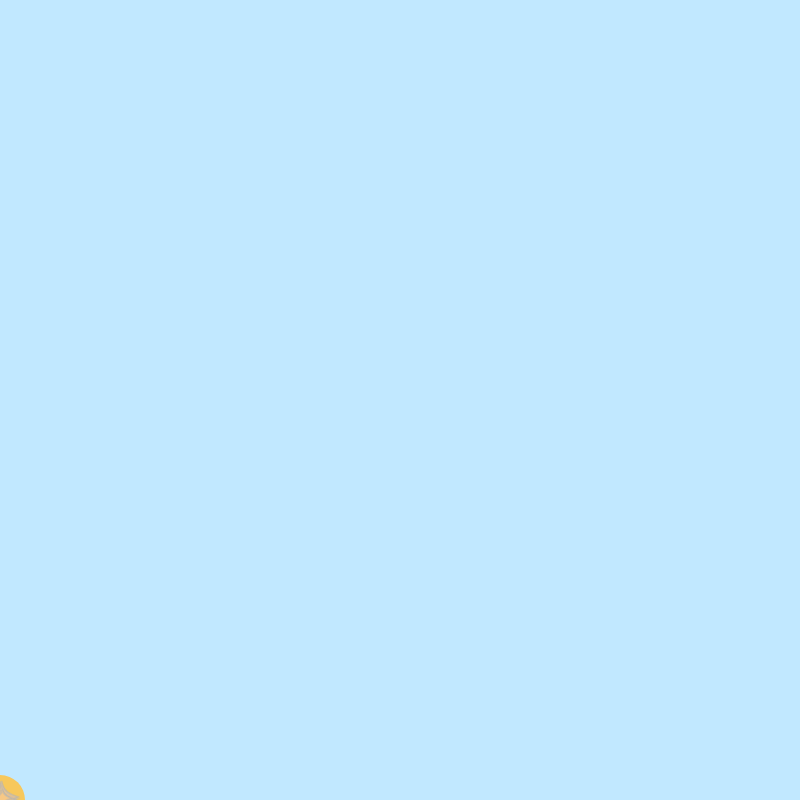
Frame 1 (no input)
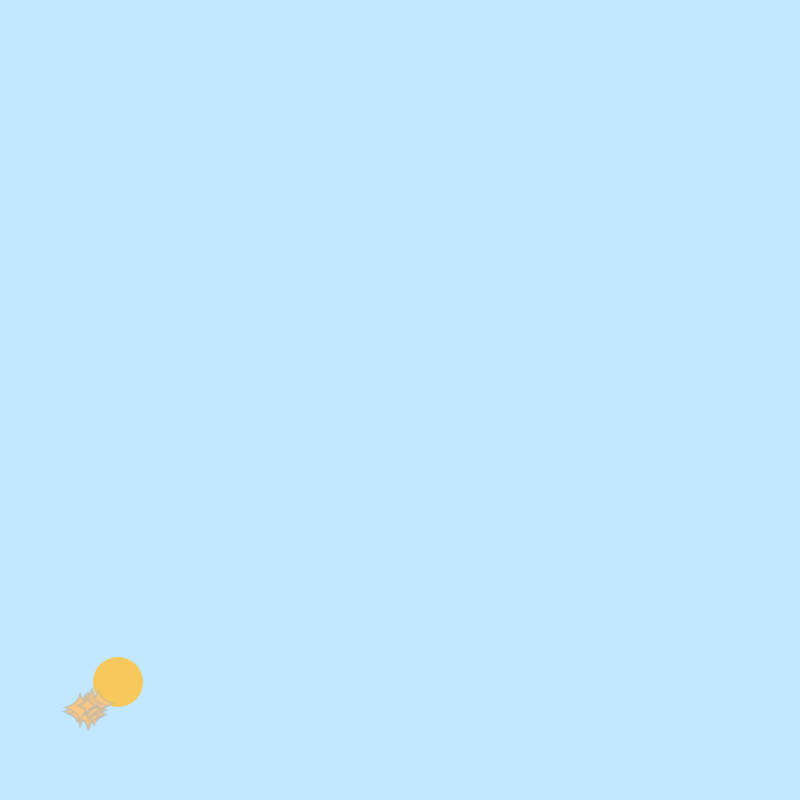
Frame 60 (no input)
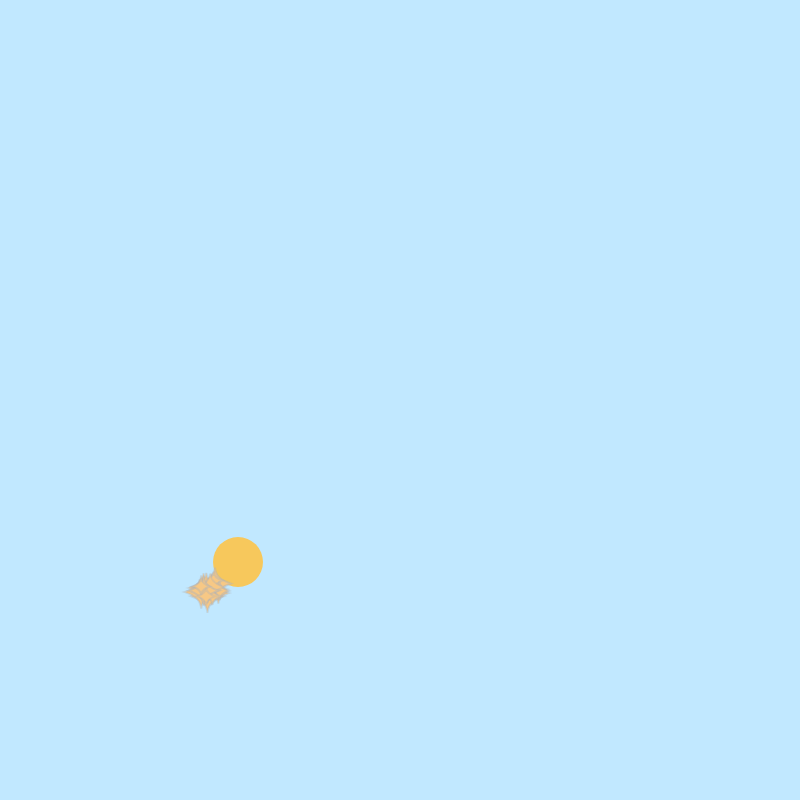
Frame 120 (the mouse pressed at the canvas centre since frame 60)

The p5.js sketch that drew these frames (run headless with seeded random() and noise() and a simulated clock; from frame 60 on, the mouse is pressed at the canvas centre):

// p5.js sketch
// ── sketch.js
// Scene states
let grow = 0;
let smile = 1;
let brush = 2;
let sun = 3;
let moon = 4;
let stars = 5;
let state = grow;

// Background color palettes
let skies = ['#C1E8FF', '#7DA0CA', "#5483B3", '#052659', '#021024', '#040622'];
let sunset = ["#052659", "#4B4D60", "#FD5E53", "#FC9C54"]; 

// Scene 1 variables
let x, y;
let size = 50;
let growing = false;
let growStars = [];

// Scene 2 variables
let eyeW = 0; 
let eyeH = 0; 
let mouthW= 0; 
let mouthH = 0; 
let smileTimer = 0; 
let sparkles = [];

// Scene 3 variables
let cleanLevel = 120;
let clean = false; 
let cleanTimer = 0; 

// Scene 4 variables
let auraLevel = 0, skyT = 0;
let sunY;
let sunTrail = [];
let phase = 0; 

// Scene 5 variables
let mooncolor;  // will initialize in setup()
let shrinking = false;
let moonX, moonY, moonSize;
let moonStreaks = [];
// Scene 6 variables
let nightStars = [];

// Global face instance
let face; 

function setup() {
  createCanvas(800, 800);
  x = 0;
  y = height;
  sunY = height / 2;
  mooncolor = color(220, 220, 220);
  moonX = width / 2;
  moonY = height / 2;
  moonSize = 500;
  face = new Face(width / 2, height / 2, 500);
  for (let i = 0; i < 20; i++) {
    growStars.push(new Star(x, y, random(8, 18), color(247, 200, 133)));
  }
}

function draw() {
  if (state == grow){scene1();} 
  else if (state == smile){scene2();} 
  else if (state == brush){scene3();} 
  else if (state == sun){scene4();} 
  else if (state == moon){scene5();}
  else if (state == stars){
    if (nightStars.length === 0){
      for (let i = 0; i < 80; i++){nightStars.push(new Star(random(width), random(height), random(8, 20)));}
    }
    scene6();
  }
}
function scene1(){
  //sun base
  background(skies[grow]);
  fill(247, 200, 92);
  noStroke();
  ellipse(x, y, size, size);
  //moving sun with sparkles trails 
  if (!growing) {
    x += 2;
    y -= 2;     
  for (let s of growStars){
  s.x = lerp(s.x, x + random(-50, 50), 0.06);
  s.y = lerp(s.y, y + random(-50, 50), 0.06);
  s.display();
}
    if (dist(x, y, width/2, height/2) < 5) {growing = true;}} 
    else {if (size < 500) { size += 3;}}
    if (size >= 500){state = smile;}
}
function scene2(){
  background(skies[smile]);
// face mvements + variables
  face.display();
  face.open();
  eyeW = face.eyeW;
  eyeH = face.eyeH;
  mouthW = face.mouthW;
  mouthH = face.mouthH;
// once the face is open, show sparkles
  if (face.isOpenComplete()){
    if (sparkles.length === 0){
      for (let i = 0; i < 12; i++){
        sparkles.push(new Star( width/2 + random(-250, 250),height/2 + random(-250, 250), random(10, 25),color(247,200,150)));
      }
    }
    for (let s of sparkles){
      s.display();
    }
   //let it last a while
    smileTimer++;
    if (smileTimer > 90){
      sparkles = [];     
      smileTimer = 0;
      state = brush;
    }
  }
}
function scene3(){
  background(skies[brush]);
  face.display();

  //Creating a toothbrush-like cursor
  push();
  translate(mouseX, mouseY);
  rotate(-0.2);
  noStroke();
  fill(44, 104, 123);
  rectMode(CENTER);
  rect(0, 0, 80, 80);
  rectMode(CORNER);
  rect(40, -25, 160, 50);
  fill(200);
  rect(200, -25, 40, 50);
  fill(255);
  for (let i = 0; i < 5; i++) {rect(205 + i * 6, -25, 3, 20);}
  pop();
  let brushTipX = mouseX + 220;
  let brushTipY = mouseY;

  //if brush is close to teeth
  let d = dist(brushTipX, brushTipY, width/2, height/2 + 50);
  if (d < 120 && !clean){
    cleanLevel += 5;
    cleanLevel = constrain(cleanLevel, 0, 255);
  }
  // show sparkles and reset
  if (cleanLevel >= 255 && !clean){
    clean = true;
    cleanTimer = 0;
    sparkles = []; 
    for (let i = 0; i < 12; i++){
      let s = new Star( brushTipX + random(-20, 20), brushTipY + random(-20, 20), random(20, 40) );
      let angle = random(TWO_PI);
      let speed = random(4, 8);
      s.vx = cos(angle) * speed;
      s.vy = sin(angle) * speed;
      s.age = 0;
      s.burstDuration = 20;
      s.fadeDuration = 50;
      sparkles.push(s);
    }
  }

  for (let s of sparkles){
    if (s.age < s.burstDuration){
      s.x += s.vx;
      s.y += s.vy;
      s.vx *= 0.9;
      s.vy *= 0.9;
    }
    if (s.age > 3*s.burstDuration){
      let fadeStep = 255 / s.fadeDuration;
      s.opacity -= fadeStep;
      s.opacity = max(s.opacity, 0);
    }
    s.display();
    s.glow();
    s.age++;
  }
  sparkles = sparkles.filter(s => s.opacity > 0);

  if (clean){
    cleanTimer++;
    if (cleanTimer > 120){state = sun;}
  }
}
function scene4() {
// --- 1. Sky ---
  let skyStart = color(sunset[0]);
  let skyEnd = color(skies[4]);
  let skyColor = lerpColor(skyStart, skyEnd, skyT);
  background(skyColor);

  // --- 2. Sun Trail ---
  sunTrail.push({ y: sunY, auraLevel: auraLevel });
  if (sunTrail.length > 30) sunTrail.shift();

  for (let i = 0; i < sunTrail.length; i++) {
    let trail = sunTrail[i];
    let alpha = map(i, 0, sunTrail.length, 10, 80);
    let size = 500 + trail.auraLevel * 0.5;
    let c = color('#FD5E53');
    c.setAlpha(alpha);
    fill(c);
    noStroke();
    ellipse(width / 2, trail.y, size, size);
  }

  // --- 3. Sun & Face ---
  fill('#F7C85C');
  noStroke();
  ellipse(width / 2, sunY, 500, 500);
  face.y = sunY;
  face.display();
  face.close();
  if (!face.isClosedComplete()) return;

  // --- 4. Phase Logic ---
  if (phase === 0) {
    // Sun falls off screen
    sunY += 3;
    skyT += 0.01;
    auraLevel += 2;
    if (sunY > height + 300) {
      phase = 1;
      sunY = -200; // pop to top
      auraLevel = 0;
      auraIndex = sunset.length - 1;
      auraT = 0;
    }
  } 
  else if (phase === 1) {
    // Sun descends to middle
    sunY += 3;
    auraLevel += 2;

    // Glow through sunset palette
    if (auraIndex >= 1) {
      let c1 = color(sunset[auraIndex]);
      let c2 = color(sunset[auraIndex - 1]);
      let glow = lerpColor(c1, c2, auraT);
      glow.setAlpha(80);
      fill(glow);
      noStroke();
      ellipse(width / 2, sunY, 500 + auraLevel);

      auraT += 0.01;
      if (auraT >= 1) {
        auraT = 0;
        auraIndex--;
      }
    }

    if (sunY >= height / 2) phase = 2; // move to aura shrink
  } 
  else if (phase === 2) {
    // Shrink aura inward — fully decoupled from auraIndex
    auraLevel -= 3;
    auraLevel = max(auraLevel, 0);

    for (let i = 0; i < 3; i++) {
      let size = 500 + auraLevel + i * 20;
      let idx = min(i, sunset.length - 1);
      let c = color(sunset[idx]);
      c.setAlpha(50);
      fill(c);
      noStroke();
      ellipse(width / 2, height / 2, size, size);
    }

    // Draw sun base
    fill('#F7C85C');
    noStroke();
    ellipse(width / 2, height / 2, 500, 500);


    if (auraLevel <= 0) {
      state = moon;
      // reset for scene 5/future use
      cleanLevel = 120;
      moonSize = 500;
      moonX = width/2;
      moonY = height/2;
      shrinking = false;
      phase = 0;
      skyT = 0;
    }
  }
}
function scene5(){ // removes aura, Same wiping mechanic to turn sun into moon, let the moon shrink and go to the top right
  background(skies[moon]);
  let t = map(cleanLevel, 120, 255, 0, 1);
  let sunCol = color(247, 200, 92);
  mooncolor = lerpColor(sunCol, color(220,220,220), t);
  fill(mooncolor);
  noStroke();
  ellipse(moonX, moonY, moonSize);
  let d = dist(mouseX, mouseY, moonX, moonY);
  if (d < moonSize/2 && !shrinking) {cleanLevel += 2;}
  cleanLevel = constrain(cleanLevel, 120, 255);
  if (cleanLevel >= 255) {shrinking = true;}
  //move like scene 1 (diagonal top-right) ---
  if (shrinking) {
    moonX += 2;
    moonY -= 2;
    if (moonSize > 50) {moonSize -= 3;}
    if (moonSize <= 50) {state = stars;}
  }
  // simple cloth cursor
  fill(240);
  rectMode(CENTER);
  rect(mouseX, mouseY, 40, 40);
}
function scene6() {
  background(skies[stars]);
  push();
  translate(moonX, moonY);
  fill(220, 220, 220);
  noStroke();
  ellipse(0, 0, moonSize);
  for (let i = 0; i < 8; i++) {
    let r = moonSize * (1 + i * 0.1);
    fill(255, 255, 255, random(10, 40));
    ellipse(0, 0, r, r);
  }
  pop();
  for (let s of nightStars) {
    s.display();
    s.glow();
  }
}
// ── classes.js
//classes ---
class Face {
  constructor(x, y, size){
    this.x = x;
    this.y = y;
    this.size = size;
    this.eyeW = 0;
    this.eyeH = 0;
    this.mouthW = 0;
    this.mouthH = 0;
  }

  display(){
    fill(247, 200, 92);
    noStroke();
    ellipse(this.x, this.y, this.size, this.size);
    // eyes
    fill(255);
    ellipse(this.x - 100, this.y - 80, this.eyeW, this.eyeH);
    ellipse(this.x + 100, this.y - 80, this.eyeW, this.eyeH);
    fill(0);
    ellipse(this.x - 100, this.y - 80, this.eyeW/2, this.eyeH/2);
    ellipse(this.x + 100, this.y - 80, this.eyeW/2, this.eyeH/2);
    // mouth
    fill(cleanLevel);
    stroke(cleanLevel);
    strokeWeight(5);
    arc(this.x, this.y + 50, this.mouthW, this.mouthH, 0, PI, CHORD);
  }

  open(){
    if (this.eyeW < 150 || this.mouthW < 350){
      if (this.eyeW < 150) this.eyeW += 3;
      if (this.mouthW < 350) this.mouthW += 5;
    }
    else if (this.eyeH < 150 || this.mouthH < 300){
      if (this.eyeH < 150) this.eyeH += 3;
      if (this.mouthH < 300) this.mouthH += 5;
    }
  }

  close(){
    if (this.eyeH > 0 || this.mouthH > 0){
      if (this.eyeH > 0) this.eyeH -= 3;
      if (this.mouthH > 0) this.mouthH -= 5;
    }
    else if (this.eyeW > 0 || this.mouthW > 0){
      if (this.eyeW > 0) this.eyeW -= 3;
      if (this.mouthW > 0) this.mouthW -= 5;
    }
  }

  isOpenComplete(){return this.eyeW >= 150 && this.eyeH >= 150 && this.mouthW >= 350 && this.mouthH >= 300;}
  isClosedComplete(){return this.eyeW <= 0 && this.eyeH <= 0 && this.mouthW <= 0 && this.mouthH <= 0;}
}

class Star {
  constructor(x, y, size, col = color(255)) {
    this.x = x;
    this.y = y;
    this.size = size;
    this.col = col; 
    this.baseOpacity = random(150, 255);
    this.opacity = this.baseOpacity;
    this.twinkleOffset = random(TWO_PI);
    this.twinkleSpeed = random(0.02, 0.10);
  }

  display() {
    push();
    translate(this.x, this.y);
    stroke(180, this.opacity * 0.5);
    strokeWeight(2);
    fill(this.col, this.opacity);
    beginShape();
    vertex(0, -this.size);
    bezierVertex(this.size*0.05, -this.size*0.3, this.size*0.7, -this.size*0.1, this.size, 0);
    bezierVertex(this.size*0.7, this.size*0.1, this.size*0.05, this.size*0.3, 0, this.size);
    bezierVertex(-this.size*0.05, this.size*0.3, -this.size*0.7, this.size*0.1, -this.size, 0);
    bezierVertex(-this.size*0.7, -this.size*0.1, -this.size*0.05, -this.size*0.3, 0, -this.size);
    endShape(CLOSE);
    pop();
  }

  glow() {
    let t = frameCount * this.twinkleSpeed + this.twinkleOffset;
    let twinkle = sin(t);
    let sharp = pow(abs(twinkle), 2.5) * (twinkle > 0 ? 1 : -1);
    this.opacity = this.baseOpacity + sharp * 80;

    push();
    translate(this.x, this.y);
    noStroke();
    fill(255, this.opacity * 0.1);
    ellipse(0, 0, this.size * 2.2);
    fill(255, this.opacity * 0.15);
    ellipse(0, 0, this.size * 1.4);
    pop();
  }
}
